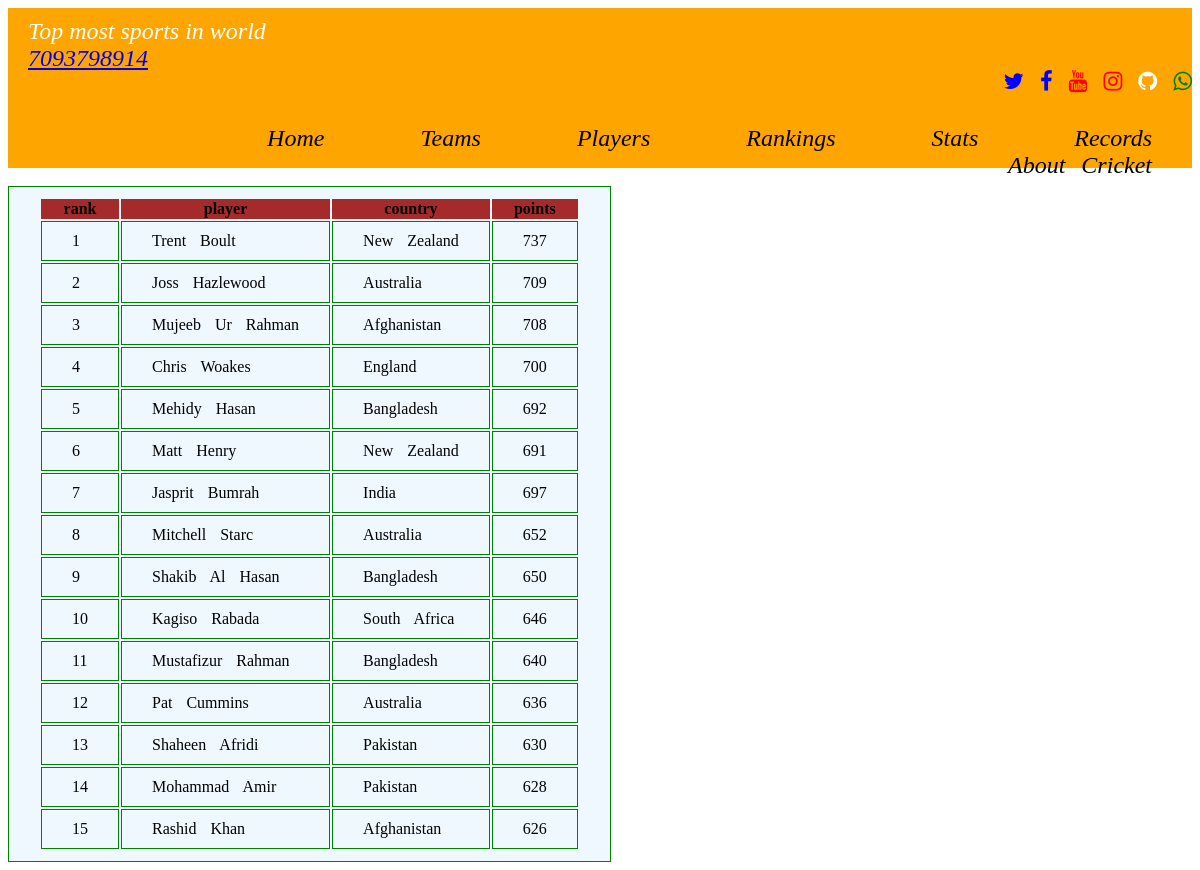
/web/icc_odibowling_team, run on the app's committed database.
### web/models.py (models this page shows)
class OdiBowlingRankings(models.Model):
    rank=models.IntegerField()
    player=models.CharField(max_length=80)
    country=models.CharField(max_length=80)
    points=models.IntegerField()

### web/views.py (the view)
# urls.py: path('icc_odibowling_team',views.icc_odibowling_team,name='icc_odibowling_team'),
def icc_odibowling_team(request):
    sh=OdiBowlingRankings.objects.all
    return render(request,'web/icc_odibowling_team.html',{'access_records':sh})

### template/web/icc_odibowling_team.html (shortened to what this page needs)
<!DOCTYPE html>
{% extends "web/all.html" %}
{% load static %}
{% block body_block %}
<body >
    <div class="body">
         <table>
         <div class="dhana">
                <tr>
                  <th colspan="0">rank</th>
                  <th colspan="0">player</th>
                  <th colspan="1">country</th>
                  <th colspan="1">points</th>
                </tr>
                {% for acc in access_records %}
                <tr>
                  <td>{{ acc.rank }}</td>
                  <td>{{ acc.player }}</td>
                  <td>{{ acc.country }}</td>
                  <td>{{ acc.points }}</td>
                </tr>
                {% endfor %}
    </div></table>
        {% endblock %}

### static/images/css/style.css (style rules this page uses)
table,td { border: 1px solid green; background-color: aliceblue; word-spacing: 10px; padding: 10px 30px 10px 30px; color: black; }
th { background-color: brown; }

### data on the page
OdiBowlingRankings: rank "1", player "Trent Boult", country "New Zealand", points "737"
OdiBowlingRankings: rank "2", player "Joss Hazlewood", country "Australia", points "709"
OdiBowlingRankings: rank "3", player "Mujeeb Ur Rahman", country "Afghanistan", points "708"
OdiBowlingRankings: rank "4", player "Chris Woakes", country "England", points "700"
OdiBowlingRankings: rank "5", player "Mehidy Hasan", country "Bangladesh", points "692"
OdiBowlingRankings: rank "6", player "Matt Henry", country "New Zealand", points "691"
OdiBowlingRankings: rank "7", player "Jasprit Bumrah", country "India", points "697"
OdiBowlingRankings: rank "8", player "Mitchell Starc", country "Australia", points "652"
OdiBowlingRankings: rank "9", player "Shakib Al Hasan", country "Bangladesh", points "650"
OdiBowlingRankings: rank "10", player "Kagiso Rabada", country "South Africa", points "646"
OdiBowlingRankings: rank "11", player "Mustafizur Rahman", country "Bangladesh", points "640"
OdiBowlingRankings: rank "12", player "Pat Cummins", country "Australia", points "636"
OdiBowlingRankings: rank "13", player "Shaheen Afridi", country "Pakistan", points "630"
OdiBowlingRankings: rank "14", player "Mohammad Amir", country "Pakistan", points "628"
OdiBowlingRankings: rank "15", player "Rashid Khan", country "Afghanistan", points "626"
